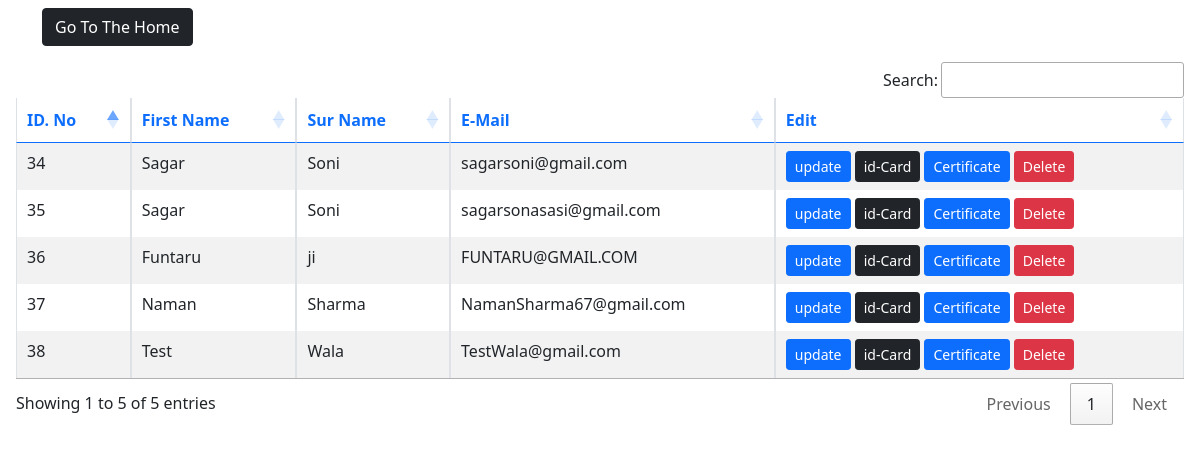
Page /all/ on the committed database.
### cirapp/models.py (models this page shows, shortened)
class UserProfile(models.Model):
    first_name = models.CharField(max_length=30)
    surname = models.CharField(max_length=30)
    email = models.EmailField(unique=True)
    phone = models.CharField(max_length=15, blank=True, null=True)
    registration_no = models.CharField(max_length=20, unique=True)
    address = models.TextField(blank=True, null=True)
    pincode = models.CharField(max_length=10, blank=True, null=True)
    date_of_birth = models.DateField(blank=True, null=True)
    title = models.CharField(max_length=100, blank=True, null=True)
    pimage = models.ImageField(upload_to='profile_pics/', blank=True)

### cirapp/views.py (the view)
# urls.py: path('all/', all_users, name='all'),
def all_users(request):
    user_profiles = UserProfile.objects.all()
    context = {
        'user_profiles': user_profiles,
    }
    return render(request, 'all.html', context)

### cirapp/templates/all.html (shortened to what this page needs)
<!DOCTYPE html>
<html lang="en">
<head>
    <link href="https://cdn.jsdelivr.net/npm/bootstrap@5.0.2/dist/css/bootstrap.min.css" rel="stylesheet"
>
    <link rel="stylesheet" href="https://cdn.datatables.net/1.13.7/css/jquery.dataTables.min.css">
    <link rel="stylesheet" href="https://cdn.datatables.net/buttons/2.4.2/css/buttons.dataTables.min.css">
</head>
<body>
<div class="container mt-2">
    <a href="{% url 'index' %}" class="btn btn-dark">Go To The Home</a>
</div>
<form method="post" >
    <div class="card-body">
        <table class="table table-bordered table-hover table table-striped" id="example">
            <thead class="text-primary">
            <tr>
                <th>ID. No</th>
                <th>First Name</th>
                <th>Sur Name</th>
                <th>E-Mail</th>
                <th>Edit</th>
            </tr>
            </thead>
            <tbody>
            {% for user_profile in user_profiles %}
            <tr>
                <td>{{ user_profile.id }}</td>
                <td>{{ user_profile.first_name }}</td>
                <td>{{ user_profile.surname }}</td>
                <td>{{ user_profile.email }}</td>
                <td>
                    <a href="{% url 'update' user_id=user_profile.id %}" class="btn btn-primary btn-sm"
                       onclick="return confirm('Are You Sure You Want To Update The Details')">update</a>
                    <a href="{% url 'user_id' user_id=user_profile.id %}" class="btn btn-dark btn-sm">id-Card </a>
                    <a href="{% url 'user_detail' user_id=user_profile.id %}" class="btn btn-primary btn-sm">Certificate</a>
                    <a href="{% url 'delete_user' user_id=user_profile.id %}" class="btn btn-danger btn-sm">Delete</a>
            </tr>
            {% endfor %}
            </tbody>
        </table>
    </div>
</body>
</html>

### rows in the picture
UserProfile: id "34", first_name "Sagar", surname "Soni", email "sagarsoni@gmail.com"
UserProfile: id "35", first_name "Sagar", surname "Soni", email "sagarsonasasi@gmail.com"
UserProfile: id "36", first_name "Funtaru", surname "ji", email "FUNTARU@GMAIL.COM"
UserProfile: id "37", first_name "Naman", surname "Sharma", email "NamanSharma67@gmail.com"
UserProfile: id "38", first_name "Test", surname "Wala", email "TestWala@gmail.com"
